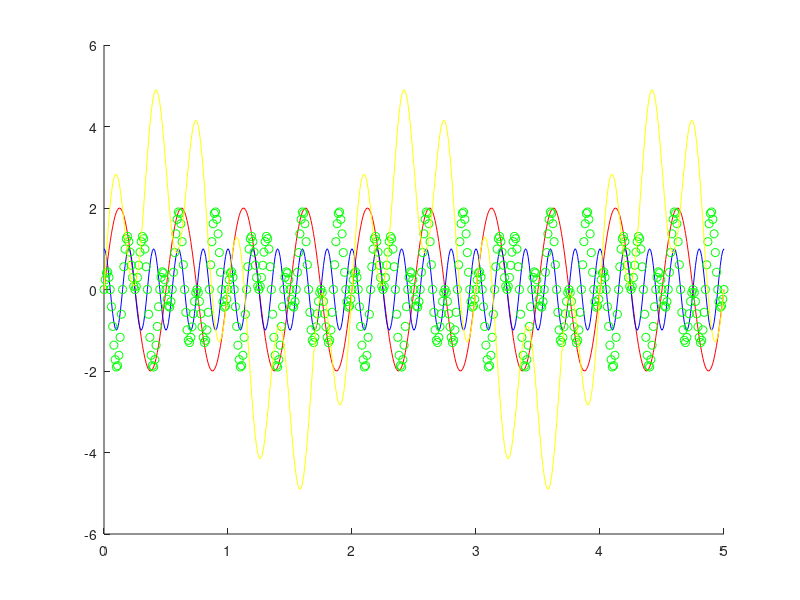

The MATLAB source for this figure:
Ta = 0.01;
t = 0:Ta:5;
x = 2*sin(4*pi*t);
y = cos(10*pi*t);
z = x.*y;
w = 3*sin(pi*t) + 2*sin(6*pi*t);

hold on
plot(t, x, "-r");
plot(t, y, "b");
plot(t, z, "go");
plot(t, w, "y");